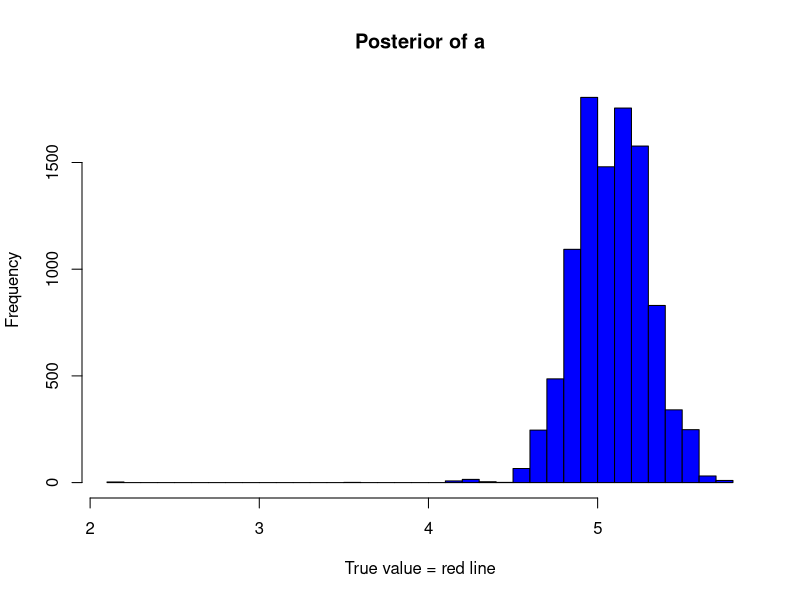

Write R code to recreate this figure. (Note: this script raises an error after producing the figure.)
data <- scan("Assign4Data.txt")
n = 100





# GibbsS <- function(mu0, tau0, m){
#   
#   mu.seq = rep(-1,m)
#   tau.seq = rep(-1,m)
#   
#   
#   mu.seq[1] = mu0
#   tau.seq[1] = tau0
#   
#   for (i in 2:m) {
#     mu.seq[i] = rnorm(1,mean(data),(1/(tau.seq[i-1]*n)))
#     tau.seq[i] = rgamma(1,n/2, scale = (2/sum((data-mu.seq[i])^2)))
# 
#   }
#   result  = list(mu = mu.seq, tau = tau.seq)
#   return(result)
# }
# set.seed(30027)
# m = 10000
# gibbsam1 = GibbsS(7,0.01,m)
# gibbsam2 = GibbsS(3,0.9,m)
# 
# # 
# par(mfrow=c(1,1))
# 
# #trace plot mu
# plot(1:m, gibbsam1$mu, type="l", col="red", ylim = c(0, max(gibbsam1$mu,gibbsam2$mu)), xlab = "iteration", ylab ="mu")
# points(1:m, gibbsam2$mu, type="l", col="blue")
# #trace plot tau
# plot(1:m, gibbsam1$tau, type="l", col="red", ylim = c(0, max(gibbsam1$tau,gibbsam2$tau)), xlab = "iteration", ylab ="tau")
# points(1:m, gibbsam2$tau, type="l", col="blue")
# 
# #combine 2 simulations
# gibbsam = list(mu =c(tail(gibbsam1$mu,m/2),tail(gibbsam2$mu,m/2)),tau =c(tail(gibbsam1$tau,m/2),tail(gibbsam2$tau,m/2)))
# 
# #marginal posterior distribution pf mu
# plot(density(gibbsam$mu), main="simulated pdf of mu ", xlab="mu", lwd=2)
# 
# #marginal posterior distribution pf tau
# plot(density(gibbsam$tau), main="simulated pdf of tau ", xlab="tau", lwd=2)
# 
# #posterior mean
# (mu_hat = mean(gibbsam$mu))
# (tau_hat = mean(gibbsam$tau))
# 
# sort_mu = sort(gibbsam$mu,decreasing = FALSE)
# descending_sort_mu = sort(gibbsam$mu,decreasing = TRUE)
# e_cdf = 1:m/m
# c(sort_mu[which(descending_sort_mu>=0.95)[1]],sort_mu[which(e_cdf>=0.95)[1]])
# c(sort_mu[m*0.05],sort_mu[m*0.95])
# 
# sort_tau = sort(gibbsam$tau,decreasing = FALSE)
# c(sort_tau[m*0.05],sort_tau[m*0.95])

########################################

#MH

prior <- function(param){
  tau = param[2]
  return(log(1/tau))
}


likelihood <- function(param){
  mu = param[1]
  tau = param[2]
  
  #log likelihood
  logL = dnorm(data, mean = mu, sd = sqrt(1/tau),log = TRUE)
  return(sum(logL))
}


posterior <- function(param){
  return(likelihood(param) + prior(param))
}

proposalfunction <- function(param){
  mu = param[1]
  tau = param[2]
  proposal_tau = rgamma(1,shape = 5*tau,rate = 5)
  proposal_mu = rnorm(1,mu,sqrt(proposal_tau))
  return(c(proposal_mu, proposal_tau))
}






mcmc <- function(startvalue, iterations){
  chain = array(dim = c(iterations+1, 2))
  chain[1,] = startvalue
  
  for(i in 1:iterations){
    proposal = proposalfunction(chain[i,])
    probab = exp(posterior(proposal) - posterior(chain[i,]))
    if(runif(1) < probab){
      chain[i+1,] = proposal
    }else{
      chain[i+1,] = chain[i,]
    }
  }
  return(chain)
}


set.seed(30027)
#start value
startvalue1 = c(1,1)
startvalue2 = c(5,0.1)

#MCMC
chain1 = mcmc(startvalue1,10000)
chain2 = mcmc(startvalue2,10000)

#burnin period
burnIn = 1


hist(chain1[-(1:burnIn),1],nclass=30, , main="Posterior of a", xlab="True value = red line",col = "blue" )
# hist(chain2[-(1:burnIn),1],nclass=30, , main="Posterior of a", xlab="True value = red line" ,col = "red")
abline(v = mean(chain[-(1:burnIn),1]), col="green")
# abline(v = trueA, col="red" )
hist(chain[-(1:burnIn),2],nclass=30, main="Posterior of b", xlab="True value = red line")
abline(v = mean(chain[-(1:burnIn),2]), col="green")
# abline(v = trueB, col="red" )

plot(chain1[-(1:burnIn),1], type = "l", xlab="True value = red line" , main = "Chain values of a",col = "red" )
points(chain2[-(1:burnIn),1],type="l", col="blue")
# abline(h = trueA, col="red" )
plot(chain1[-(1:burnIn),2], type = "l", xlab="True value = red line" , main = "Chain values of b", col = "red")
points(chain2[-(1:burnIn),2],type="l", col="blue")
# abline(h = trueB, col="red" )
